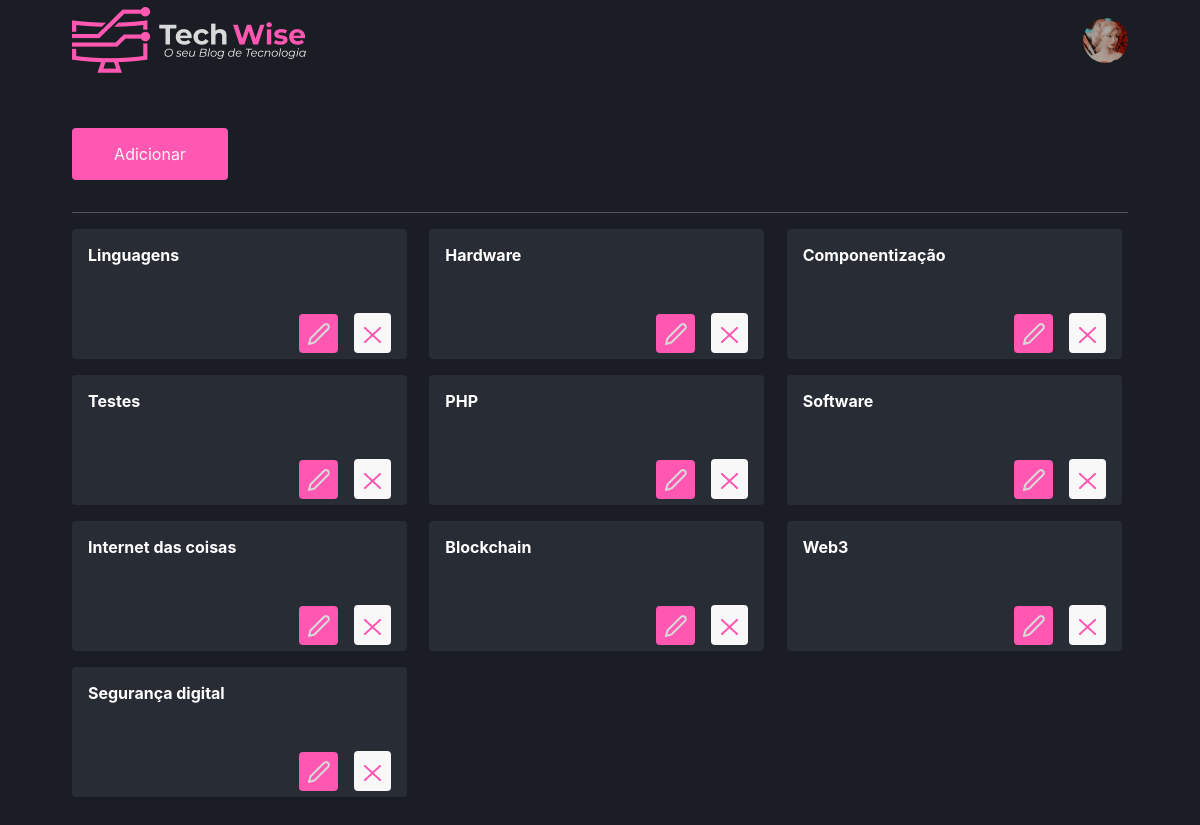
The app's page /category/index (signed in) with its own data.
### tables this page shows
CREATE TABLE `user` (
  `idUser` int(11) NOT NULL,
  `name` varchar(150) NOT NULL,
  `email` varchar(200) NOT NULL,
  `password` varchar(255) NOT NULL,
  `avatar` varchar(255) DEFAULT NULL,
  `description` text DEFAULT NULL,
  `type` varchar(45) DEFAULT NULL,
  `stats` text DEFAULT NULL
);

CREATE TABLE `category` (
  `idCategory` int(11) NOT NULL,
  `name` varchar(150) NOT NULL
);

### App/Controllers/CategoryController.php (called while the page is built, shortened)
<?php
class CategoryController extends Controller
{
    public function index()
    {
        $user = new UserDAO;
        self::setViewParam('user', $user->getById($_SESSION['idUser']));
        $categoryDao = new CategoryDAO();
        self::setViewParam('listCategory', $categoryDao->listar());
        $this->render('/category/index');
    }
}

### index.php (called while the page is built, shortened)
<?php
try {
    $app = new App();
    $app->run();
}catch (\Exception $e){
    $oError = new Erro($e);
    $oError->render();
}

### App/Models/DAO/BaseDAO.php (called while the page is built, shortened)
<?php
abstract class BaseDAO
{
    private $conexao;
    public function __construct()
    {
        $this->conexao = Conexao::getConnection();
    }
    public function select($sql)
    {
        if(!empty($sql))
        {
            return $this->conexao->query($sql);
        }
    }
}

### App/Lib/Conexao.php (called while the page is built, shortened)
<?php
class Conexao
{
    public static function getConnection() {
        $pdoConfig  = DB_DRIVER . ":". "host=" . DB_HOST . ";";
        $pdoConfig .= "dbname=".DB_NAME.";";
        try {
            if(!isset($conn)){
                $conn =  new PDO($pdoConfig, DB_USER, DB_PASSWORD);
                $conn->setAttribute(PDO::ATTR_ERRMODE, PDO::ERRMODE_EXCEPTION);
            }
            return $conn;
        } catch (PDOException $e) {
            throw new Exception("Erro de conexão com o banco de dados. ($e)",500);
        }
    }
}

### App/Models/DAO/UserDAO.php (called while the page is built, shortened)
<?php
class UserDAO extends BaseDAO
{
    public function getById(int $idUser)
    {
        $resultado = $this->select("SELECT * FROM user WHERE idUser = $idUser");
        return $resultado->fetchObject(User::class);
    }
}

### App/Models/Entidades/User.php (called while the page is built, shortened)
<?php
class User
{
    private ?string $avatar;
	public function getAvatar(): ?string {
		return $this->avatar;
	}
}

### App/Models/DAO/CategoryDAO.php (called while the page is built, shortened)
<?php
class CategoryDAO extends BaseDAO
{
    public function listar ()
    {
        $resultado = $this->select("SELECT * FROM category");
        return $resultado->fetchAll(\PDO::FETCH_CLASS, Category::class);
    }
    }

### App/Models/Entidades/Category.php (called while the page is built, shortened)
<?php
class Category
{
    private int $idCategory;
    private string $name;
	public function getIdCategory(): int {
		return $this->idCategory;
	}
	public function getName(): string {
		return $this->name;
	}
}

### App/Views/category/index.php (the view, shortened to what this page needs)
<div class="container">
    <div class="row">
        <br />
        <div class="col-md-2 mt-5">
            <a href="http://<?php echo APP_HOST; ?>/category/cadastro" class="buttonSubmit"><span class="glyphicon glyphicon-plus" aria-hidden="true"></span> Adicionar</a>
        </div>
        <div class="col-md-12">
            <hr>
            <?php if (!count($viewVar['listCategory'])) { ?>
                <div class="alert alert-info" role="alert">Nenhum fornecedor encontrado</div>
            <?php } else { ?>
                <div class="containerCategory">
                <?php foreach ($viewVar['listCategory'] as $category) { ?>
                    <div class="card-category">
                        <strong><?= $category->getName() ?></strong>
                        <div class="d-flex justify-content-end gap-3 align-items-end mt-5">
                            <a href="http://<?= APP_HOST ?>/category/edicao/<?= $category->getIdCategory() ?>" class="editar">
                                <img src="http://<?php echo APP_HOST; ?>/public/icons/pencil.png" alt="editar" />
                            </a>
                            <a href="http://<?= APP_HOST ?>/category/exclusao/<?= $category->getIdCategory() ?>" class="excluir">
                                <img src="http://<?php echo APP_HOST; ?>/public/icons/x.png" alt="apagar" />
                            </a>
                        </div>
                    </div>
                    <?php } ?>
            <?php } ?>
                </div>
        </div>
    </div>
</div>

### App/Views/layouts/menu.php (shortened to what this page needs)
<?php if(!isset($_SESSION["loggedin"]) || !$_SESSION["loggedin"]){ ?>
                    <li <?php if($viewVar['nameController'] == "UserController") { ?> class="active" <?php } ?>>
                        <a class="nav-link" href="http://<?= APP_HOST.'/' ?>">
                    </li>
                <?php } else { ?>
<header class="headerContainer">
  <div class="headerContent">
    <a href="http://<?php echo APP_HOST; ?>/home">
      <img src=" http://<?php echo APP_HOST; ?>/public/icons/logo.png" alt="Logo" />
    </a>
    <div class="container-popover">
      <div class="popover-trigger">
        <div class="popover-btn avatar" style="width: 45px; height: 45px">
          <img src="http://<?php echo APP_HOST; ?>/public/images/users/<?= $viewVar['user']->getAvatar(); ?>"  alt="user" />
        </div>
      </div>
      <?php
}
?>
    </div>
  </div>
</header>

### public/css/style.css (style rules this page uses)
html { position: relative; min-height: 100%; overflow-x: hidden; }
* { box-sizing: border-box; margin: 0; padding: 0; }
.headerContainer { height: 5rem; }
.headerContent { max-width: 1120px; height: 5rem; margin: 0 auto; padding: 0 2rem; display: flex; justify-content: space-between; align-items: center; }
.container-popover { position: relative; }
.popover-trigger { position: relative; display: inline-block; }
.container { max-width: 1120px; margin: 0 auto; padding: 0 2rem; }
body { background: #1a1d23 !important; color: #fff; }
body, input, textarea, select, button { font: 400 1rem "Inter", sans-serif; }
a { color: inherit; text-decoration: none; }
.avatar { height: 64px; width: 64px; border-radius: 999px; }
.avatar img { width: 100%; height: 100%; border-radius: 999px; }
.buttonSubmit { color: #F8F8F8; padding: 1rem; border-radius: 4px; display: flex; align-items: center; justify-content: center; background: #FF57B2; outline: 0; border: 0; margin-bottom: 1rem; }
.containerCategory { display: grid; grid-template-columns: repeat(3, 1fr); gap: 1rem; }
.card-category { padding: 1rem; border-radius: 4px; background-color: #282C34; width: 335px; height: 130px; }
.card-category a { padding: 8px; border-radius: 4px; }
.card-category a.editar { background-color: #FF57B2; }
.card-category a.excluir { background-color: #F8F8F8; padding: 10px; }

### records on screen
user: avatar (picture)
category: name "Linguagens"
category: name "Hardware"
category: name "Componentização"
category: name "Testes"
category: name "PHP"
category: name "Software"
category: name "Internet das coisas"
category: name "Blockchain"
category: name "Web3"
category: name "Segurança digital"
